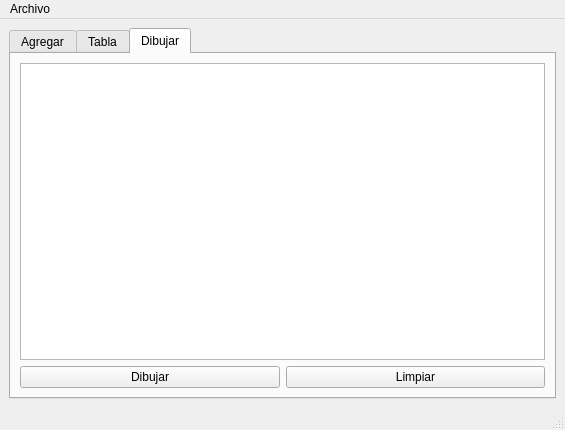
<?xml version="1.0" encoding="UTF-8"?>
<ui version="4.0">
 <class>MainWindow</class>
 <widget class="QMainWindow" name="MainWindow">
  <property name="geometry">
   <rect>
    <x>0</x>
    <y>0</y>
    <width>565</width>
    <height>397</height>
   </rect>
  </property>
  <property name="windowTitle">
   <string>MainWindow</string>
  </property>
  <widget class="QWidget" name="centralwidget">
   <layout class="QGridLayout" name="gridLayout_3">
    <item row="0" column="0">
     <widget class="QTabWidget" name="tabWidget">
      <property name="currentIndex">
       <number>2</number>
      </property>
      <widget class="QWidget" name="tab">
       <attribute name="title">
        <string>Agregar</string>
       </attribute>
       <layout class="QGridLayout" name="gridLayout_2">
        <item row="0" column="0">
         <widget class="QGroupBox" name="groupBox">
          <property name="title">
           <string>Particulas</string>
          </property>
          <layout class="QGridLayout" name="gridLayout">
           <item row="6" column="1">
            <widget class="QSpinBox" name="green">
             <property name="maximum">
              <number>255</number>
             </property>
            </widget>
           </item>
           <item row="3" column="1">
            <widget class="QSpinBox" name="dy">
             <property name="maximum">
              <number>500</number>
             </property>
            </widget>
           </item>
           <item row="1" column="0">
            <widget class="QLabel" name="label_7">
             <property name="text">
              <string>Origen Y ( 0-500 )</string>
             </property>
            </widget>
           </item>
           <item row="7" column="1">
            <widget class="QSpinBox" name="blue">
             <property name="maximum">
              <number>255</number>
             </property>
            </widget>
           </item>
           <item row="6" column="0">
            <widget class="QLabel" name="label_5">
             <property name="text">
              <string>GREEN ( 0-255 )</string>
             </property>
            </widget>
           </item>
           <item row="8" column="1">
            <widget class="QPushButton" name="insertar_final">
             <property name="text">
              <string>Insertar al Final</string>
             </property>
            </widget>
           </item>
           <item row="4" column="0">
            <widget class="QLabel" name="label_3">
             <property name="text">
              <string>Velocidad ( KM/h )</string>
             </property>
            </widget>
           </item>
           <item row="3" column="0">
            <widget class="QLabel" name="label_2">
             <property name="text">
              <string>Destino Y  ( 0-500 )</string>
             </property>
            </widget>
           </item>
           <item row="5" column="1">
            <widget class="QSpinBox" name="red">
             <property name="maximum">
              <number>255</number>
             </property>
            </widget>
           </item>
           <item row="9" column="0" colspan="2">
            <widget class="QPushButton" name="mostrar">
             <property name="text">
              <string>Mostrar</string>
             </property>
            </widget>
           </item>
           <item row="5" column="0">
            <widget class="QLabel" name="label_4">
             <property name="text">
              <string>RED ( 0-255 )</string>
             </property>
            </widget>
           </item>
           <item row="7" column="0">
            <widget class="QLabel" name="label_6">
             <property name="text">
              <string>BLUE ( 0-255 )</string>
             </property>
            </widget>
           </item>
           <item row="4" column="1">
            <widget class="QSpinBox" name="velocidad">
             <property name="maximum">
              <number>999</number>
             </property>
            </widget>
           </item>
           <item row="2" column="0">
            <widget class="QLabel" name="label">
             <property name="text">
              <string>Destino X  ( 0-500 )</string>
             </property>
            </widget>
           </item>
           <item row="2" column="1">
            <widget class="QSpinBox" name="dx">
             <property name="maximum">
              <number>500</number>
             </property>
            </widget>
           </item>
           <item row="8" column="0">
            <widget class="QPushButton" name="insertar_inicio">
             <property name="text">
              <string>Insertar al Inicio</string>
             </property>
            </widget>
           </item>
           <item row="0" column="0">
            <widget class="QLabel" name="label_8">
             <property name="text">
              <string>Origen X ( 0-500 )</string>
             </property>
            </widget>
           </item>
           <item row="1" column="1">
            <widget class="QSpinBox" name="oy">
             <property name="maximum">
              <number>500</number>
             </property>
            </widget>
           </item>
           <item row="0" column="1">
            <widget class="QSpinBox" name="ox">
             <property name="maximum">
              <number>500</number>
             </property>
            </widget>
           </item>
          </layout>
         </widget>
        </item>
        <item row="0" column="1">
         <widget class="QPlainTextEdit" name="lista_particulas"/>
        </item>
       </layout>
      </widget>
      <widget class="QWidget" name="tab_2">
       <attribute name="title">
        <string>Tabla</string>
       </attribute>
       <layout class="QGridLayout" name="gridLayout_4">
        <item row="0" column="0" colspan="3">
         <widget class="QTableWidget" name="tabla"/>
        </item>
        <item row="1" column="0">
         <widget class="QLineEdit" name="buscar_lineEdit">
          <property name="placeholderText">
           <string>ID de particula</string>
          </property>
         </widget>
        </item>
        <item row="1" column="1">
         <widget class="QPushButton" name="buscar_pushButton">
          <property name="text">
           <string>Buscar</string>
          </property>
         </widget>
        </item>
        <item row="1" column="2">
         <widget class="QPushButton" name="mostrar_tabla_pushButton">
          <property name="text">
           <string>Mostrar</string>
          </property>
         </widget>
        </item>
       </layout>
      </widget>
      <widget class="QWidget" name="tab_5">
       <attribute name="title">
        <string>Dibujar</string>
       </attribute>
       <layout class="QGridLayout" name="gridLayout_5">
        <item row="0" column="0" colspan="2">
         <widget class="QGraphicsView" name="graphicsView"/>
        </item>
        <item row="1" column="0">
         <widget class="QPushButton" name="dibujar">
          <property name="text">
           <string>Dibujar</string>
          </property>
         </widget>
        </item>
        <item row="1" column="1">
         <widget class="QPushButton" name="limpiar">
          <property name="text">
           <string>Limpiar</string>
          </property>
         </widget>
        </item>
       </layout>
      </widget>
     </widget>
    </item>
   </layout>
  </widget>
  <widget class="QMenuBar" name="menubar">
   <property name="geometry">
    <rect>
     <x>0</x>
     <y>0</y>
     <width>565</width>
     <height>21</height>
    </rect>
   </property>
   <widget class="QMenu" name="menuArchivo">
    <property name="title">
     <string>Archivo</string>
    </property>
    <addaction name="actionGuardar"/>
    <addaction name="actionAbrir"/>
   </widget>
   <addaction name="menuArchivo"/>
  </widget>
  <widget class="QStatusBar" name="statusbar"/>
  <action name="actionGuardar">
   <property name="text">
    <string>Guardar</string>
   </property>
   <property name="shortcut">
    <string>Ctrl+S</string>
   </property>
  </action>
  <action name="actionAbrir">
   <property name="text">
    <string>Abrir</string>
   </property>
   <property name="shortcut">
    <string>Ctrl+O</string>
   </property>
  </action>
 </widget>
 <resources/>
 <connections/>
</ui>
